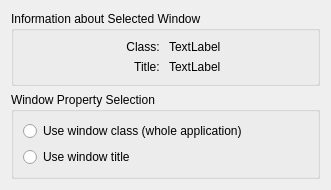
<?xml version="1.0" encoding="UTF-8"?>
<ui version="4.0">
 <class>DetectWidget</class>
 <widget class="QWidget" name="DetectWidget">
  <property name="geometry">
   <rect>
    <x>0</x>
    <y>0</y>
    <width>331</width>
    <height>183</height>
   </rect>
  </property>
  <layout class="QVBoxLayout" name="verticalLayout">
   <item>
    <widget class="QGroupBox" name="groupBox">
     <property name="title">
      <string>Information about Selected Window</string>
     </property>
     <layout class="QGridLayout" name="gridLayout">
      <item row="0" column="0">
       <widget class="QLabel" name="label">
        <property name="text">
         <string>Class: </string>
        </property>
        <property name="alignment">
         <set>Qt::AlignRight|Qt::AlignTrailing|Qt::AlignVCenter</set>
        </property>
       </widget>
      </item>
      <item row="0" column="1">
       <widget class="QLabel" name="windowClass">
        <property name="text">
         <string>TextLabel</string>
        </property>
       </widget>
      </item>
      <item row="1" column="0">
       <widget class="QLabel" name="label_2">
        <property name="text">
         <string>Title: </string>
        </property>
        <property name="alignment">
         <set>Qt::AlignRight|Qt::AlignTrailing|Qt::AlignVCenter</set>
        </property>
       </widget>
      </item>
      <item row="1" column="1">
       <widget class="QLabel" name="windowTitle">
        <property name="text">
         <string>TextLabel</string>
        </property>
       </widget>
      </item>
     </layout>
    </widget>
   </item>
   <item>
    <widget class="QGroupBox" name="groupBox_2">
     <property name="title">
      <string>Window Property Selection</string>
     </property>
     <layout class="QVBoxLayout" name="verticalLayout_2">
      <item>
       <widget class="QRadioButton" name="windowClassCheckBox">
        <property name="text">
         <string>Use window class (whole application)</string>
        </property>
       </widget>
      </item>
      <item>
       <widget class="QRadioButton" name="windowTitleCheckBox">
        <property name="locale">
         <locale language="French" country="France"/>
        </property>
        <property name="text">
         <string>Use window title</string>
        </property>
       </widget>
      </item>
     </layout>
    </widget>
   </item>
  </layout>
 </widget>
 <resources/>
 <connections/>
</ui>
